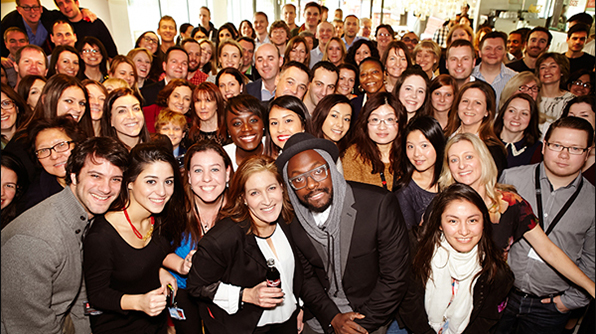
//> input picture Source/Face Detection With OpenCV/Test Image.jpg, 596 x 334 px
$ ./Face_Detection_With_OpenCV   (built with g++ and OpenCV 4)
//> lines starting //> are read from the running program, lines starting //| are printed output that depends on the picture; after the words box and inside, x2 and y2 are one past the last pixel; in counts of white or black regions, pixels touching at a corner belong together
### Source/Face Detection With OpenCV/pch.h
// Tips for Getting Started:
//   1. Use the Solution Explorer window to add/manage files
//   2. Use the Team Explorer window to connect to source control
//   3. Use the Output window to see build output and other messages
//   4. Use the Error List window to view errors
//   5. Go to Project > Add New Item to create new code files, or Project > Add Existing Item to add existing code files to the project
//   6. In the future, to open this project again, go to File > Open > Project and select the .sln file

#ifndef PCH_H
#define PCH_H

// TODO: add headers that you want to pre-compile here

#endif //PCH_H

### Source/Face Detection With OpenCV/Face Detection With OpenCV.cpp
// Face Detection With OpenCV.cpp : This file contains the 'main' function. Program execution begins and ends there.
//

#include "pch.h"
#include "opencv2/objdetect.hpp"
#include "opencv2/highgui.hpp"
#include "opencv2/imgproc.hpp"
#include "opencv2/core//types_c.h"
#include <iostream>

using namespace std;
using namespace cv;

void detectAndDraw(Mat& img, CascadeClassifier& cascade);

const static Scalar colors[] =
{
	Scalar(255,0,0),
	Scalar(255,128,0),
	Scalar(255,255,0),
	Scalar(0,255,0),
	Scalar(0,128,255),
	Scalar(0,255,255),
	Scalar(0,0,255),
	Scalar(255,0,255)
};

int main()
{
	CascadeClassifier cascade;

	cascade.load("C:\\opencv\\build\\etc\\haarcascades\\haarcascade_frontalface_default.xml");

	string inputName = "Test Image.jpg";
	Mat image = imread(samples::findFileOrKeep(inputName), IMREAD_COLOR);
//> image is the input picture: 334 rows x 596 cols, CV_8UC3; mean B, G, R 75, 90.7, 121.7
	if (image.empty())
	{
		cout << "Could not read " << inputName << endl;
		return 1;
	}
	else
	{
		Mat frame1 = image.clone();
		detectAndDraw(frame1, cascade);
	}

	waitKey(0);
	return 0;
}

void detectAndDraw(Mat& img, CascadeClassifier& cascade)
{
	double t = 0;
	vector<Rect> faces;

	Mat gray;

	cvtColor(img, gray, COLOR_BGR2GRAY);
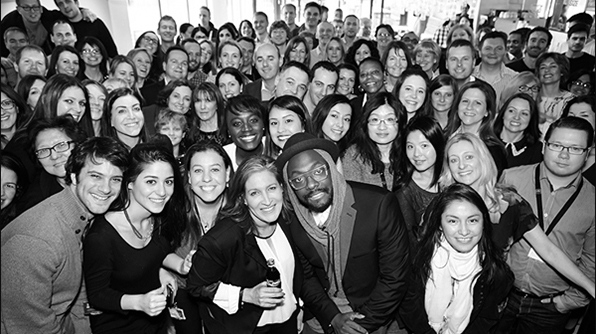
//> gray: 334 rows x 596 cols, CV_8UC1; min 0, max 255, mean 98.2

	t = (double)getTickCount();
	cascade.detectMultiScale(gray, faces,
		1.1, 2, CASCADE_SCALE_IMAGE,
		Size(30, 30));
//> faces = 23 Rects (x, y, width, height), first 8: [249, 45, 34, 34], [441, 45, 36, 36], [354, 61, 33, 33], [396, 77, 36, 36], [426, 82, 35, 35], [166, 84, 33, 33], [188, 88, 33, 33], [453, 89, 36, 36]

	t = (double)getTickCount() - t;
	printf("detection time = %g ms\n", t * 1000 / getTickFrequency());

	for (size_t i = 0; i < faces.size(); i++)
	{
		Rect r = faces[i];
		rectangle(img, Point(cvRound(r.x), cvRound(r.y)),
			Point(cvRound((r.x + r.width - 1)), cvRound((r.y + r.height - 1))),
			colors[i % 8], 1, 8, 0);
	}
//> this loop made 23 passes
//> r on passes 1 to 12: Rect(249, 45, 34, 34), Rect(441, 45, 36, 36), Rect(354, 61, 33, 33), Rect(396, 77, 36, 36), Rect(426, 82, 35, 35), Rect(166, 84, 33, 33), Rect(188, 88, 33, 33), Rect(453, 89, 36, 36), Rect(57, 88, 36, 36), Rect(107, 94, 42, 42), Rect(499, 98, 36, 36), Rect(321, 104, 36, 36)
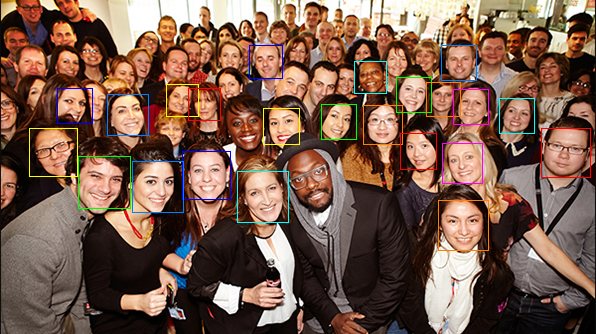
//> img: 334 rows x 596 cols, CV_8UC3; 1.83% of pixels changed, all inside (x1, y1, x2, y2) = (29, 45, 591, 251)

	imshow("result", img);
}
